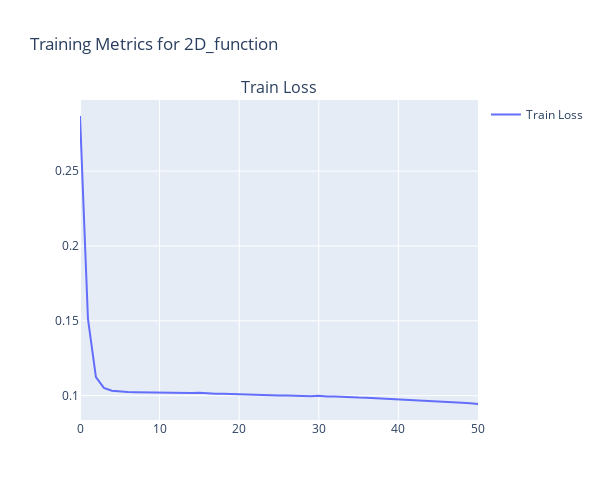

Notebook cell for this chart:
### Markdown cell above
**ICNN Model:**

### Code cell
icnn_trainer = trainer.Trainer(
    dataset='2D_function',
    n_epochs=50,
    model=model_ICNN,
    true_fx=func,  # True gradient function
    criterion='L1loss',  # Use L1 loss for gradient approximation
    optimizer='Adam',
    lr=0.001,
    batch_size=32,
    device='cuda' if torch.cuda.is_available() else 'cpu',

)
icnn_trainer.train(train_loader_f)
icnn_trainer.plot_train_metrics()

### Figure 1 — Plotly figure (JSON) as saved in the notebook; plotly's stock layout.template omitted (floating-point values rounded to 4 significant figures)
{"data": [{"mode": "lines", "name": "Train Loss", "type": "scatter", "x": [0, 1, 2, 3, 4, 5, 6, 7, 8, 9, 10, 11, 12, 13, 14, 15, 16, 17, 18, 19, 20, 21, 22, 23, 24, 25, 26, 27, 28, 29, 30, 31, 32, 33, 34, 35, 36, 37, 38, 39, 40, 41, 42, 43, 44, 45, 46, 47, 48, 49, 50], "xaxis": "x", "y": [0.2868, 0.1513, 0.1124, 0.1052, 0.1033, 0.1026, 0.1024, 0.1022, 0.1021, 0.102, 0.1019, 0.1019, 0.1017, 0.1016, 0.1017, 0.102, 0.1014, 0.1013, 0.1012, 0.101, 0.101, 0.1009, 0.1007, 0.1006, 0.1004, 0.1002, 0.1001, 0.09994, 0.09991, 0.09963, 0.09986, 0.09938, 0.09944, 0.09911, 0.09899, 0.0987, 0.09867, 0.0984, 0.09819, 0.09801, 0.09778, 0.09767, 0.09732, 0.09701, 0.09675, 0.09643, 0.09617, 0.0957, 0.09528, 0.09489, 0.09443], "yaxis": "y"}], "layout": {"annotations": [{"font": {"size": 16}, "showarrow": false, "text": "Train Loss", "x": 0.5, "xanchor": "center", "xref": "paper", "y": 1, "yanchor": "bottom", "yref": "paper"}], "height": 500, "showlegend": true, "title": {"text": "Training Metrics for 2D_function"}, "width": 600, "xaxis": {"anchor": "y", "domain": [0, 1]}, "yaxis": {"anchor": "x", "domain": [0, 1]}}}
